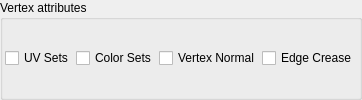
                  <widget class="QGroupBox" name="pointAttrib_gb">
                   <property name="toolTip">
                    <string>Vertex Atributes</string>
                   </property>
                   <property name="title">
                    <string>Vertex attributes</string>
                   </property>
                   <layout class="QVBoxLayout" name="verticalLayout_13">
                    <property name="spacing">
                     <number>2</number>
                    </property>
                    <property name="margin">
                     <number>2</number>
                    </property>
                    <item>
                     <layout class="QHBoxLayout" name="horizontalLayout_13" stretch="0,0,0,1">
                      <item>
                       <widget class="QCheckBox" name="exportUv_cb">
                        <property name="toolTip">
                         <string>&lt;!DOCTYPE HTML PUBLIC &quot;-//W3C//DTD HTML 4.0//EN&quot; &quot;http://www.w3.org/TR/REC-html40/strict.dtd&quot;&gt;
&lt;html&gt;&lt;head&gt;&lt;meta name=&quot;qrichtext&quot; content=&quot;1&quot; /&gt;&lt;style type=&quot;text/css&quot;&gt;
p, li { white-space: pre-wrap; }
&lt;/style&gt;&lt;/head&gt;&lt;body style=&quot; font-family:'MS Shell Dlg 2'; font-size:8.25pt; font-weight:400; font-style:normal;&quot;&gt;
&lt;p style=&quot; margin-top:0px; margin-bottom:0px; margin-left:0px; margin-right:0px; -qt-block-indent:0; text-indent:0px;&quot;&gt;&lt;span style=&quot; font-size:8pt;&quot;&gt;Export uv as vertex attribute.&lt;/span&gt;&lt;/p&gt;
&lt;p style=&quot; margin-top:0px; margin-bottom:0px; margin-left:0px; margin-right:0px; -qt-block-indent:0; text-indent:0px;&quot;&gt;&lt;span style=&quot; font-size:8pt;&quot;&gt;attrib: &lt;/span&gt;&lt;span style=&quot; font-size:8pt; font-weight:600;&quot;&gt;uv&lt;/span&gt;&lt;/p&gt;
&lt;p style=&quot; margin-top:0px; margin-bottom:0px; margin-left:0px; margin-right:0px; -qt-block-indent:0; text-indent:0px;&quot;&gt;&lt;span style=&quot; font-size:8pt;&quot;&gt;type: vector3&lt;/span&gt;&lt;/p&gt;
&lt;p style=&quot; margin-top:0px; margin-bottom:0px; margin-left:0px; margin-right:0px; -qt-block-indent:0; text-indent:0px;&quot;&gt;&lt;span style=&quot; font-size:8pt;&quot;&gt;(RMB to select the method of naming)&lt;/span&gt;&lt;/p&gt;&lt;/body&gt;&lt;/html&gt;</string>
                        </property>
                        <property name="text">
                         <string>UV Sets</string>
                        </property>
                        <property name="checked">
                         <bool>false</bool>
                        </property>
                       </widget>
                      </item>
                      <item>
                       <widget class="QCheckBox" name="exportVertexColor_cb">
                        <property name="toolTip">
                         <string>&lt;!DOCTYPE HTML PUBLIC &quot;-//W3C//DTD HTML 4.0//EN&quot; &quot;http://www.w3.org/TR/REC-html40/strict.dtd&quot;&gt;
&lt;html&gt;&lt;head&gt;&lt;meta name=&quot;qrichtext&quot; content=&quot;1&quot; /&gt;&lt;style type=&quot;text/css&quot;&gt;
p, li { white-space: pre-wrap; }
&lt;/style&gt;&lt;/head&gt;&lt;body style=&quot; font-family:'MS Shell Dlg 2'; font-size:8.25pt; font-weight:400; font-style:normal;&quot;&gt;
&lt;p style=&quot; margin-top:0px; margin-bottom:0px; margin-left:0px; margin-right:0px; -qt-block-indent:0; text-indent:0px;&quot;&gt;&lt;span style=&quot; font-size:8pt;&quot;&gt;Export vertex color as vertex attribute.&lt;/span&gt;&lt;/p&gt;
&lt;p style=&quot; margin-top:0px; margin-bottom:0px; margin-left:0px; margin-right:0px; -qt-block-indent:0; text-indent:0px;&quot;&gt;&lt;span style=&quot; font-size:8pt;&quot;&gt;attrib: &lt;/span&gt;&lt;span style=&quot; font-size:8pt; font-weight:600;&quot;&gt;Cd&lt;/span&gt;&lt;/p&gt;
&lt;p style=&quot; margin-top:0px; margin-bottom:0px; margin-left:0px; margin-right:0px; -qt-block-indent:0; text-indent:0px;&quot;&gt;&lt;span style=&quot; font-size:8pt;&quot;&gt;type: vector3&lt;/span&gt;&lt;/p&gt;
&lt;p style=&quot; margin-top:0px; margin-bottom:0px; margin-left:0px; margin-right:0px; -qt-block-indent:0; text-indent:0px;&quot;&gt;&lt;span style=&quot; font-size:8pt;&quot;&gt;(RMB to select the method of naming)&lt;/span&gt;&lt;/p&gt;&lt;/body&gt;&lt;/html&gt;</string>
                        </property>
                        <property name="text">
                         <string>Color Sets</string>
                        </property>
                       </widget>
                      </item>
                      <item>
                       <widget class="QCheckBox" name="exportVerNorm_cb">
                        <property name="toolTip">
                         <string>&lt;!DOCTYPE HTML PUBLIC &quot;-//W3C//DTD HTML 4.0//EN&quot; &quot;http://www.w3.org/TR/REC-html40/strict.dtd&quot;&gt;
&lt;html&gt;&lt;head&gt;&lt;meta name=&quot;qrichtext&quot; content=&quot;1&quot; /&gt;&lt;style type=&quot;text/css&quot;&gt;
p, li { white-space: pre-wrap; }
&lt;/style&gt;&lt;/head&gt;&lt;body style=&quot; font-family:'MS Shell Dlg 2'; font-size:8.25pt; font-weight:400; font-style:normal;&quot;&gt;
&lt;p style=&quot; margin-top:0px; margin-bottom:0px; margin-left:0px; margin-right:0px; -qt-block-indent:0; text-indent:0px;&quot;&gt;&lt;span style=&quot; font-size:8pt;&quot;&gt;Export normals as vertex attribute (hard-soft edges).&lt;/span&gt;&lt;/p&gt;
&lt;p style=&quot; margin-top:0px; margin-bottom:0px; margin-left:0px; margin-right:0px; -qt-block-indent:0; text-indent:0px;&quot;&gt;&lt;span style=&quot; font-size:8pt;&quot;&gt;attrib: &lt;/span&gt;&lt;span style=&quot; font-size:8pt; font-weight:600;&quot;&gt;N&lt;/span&gt;&lt;/p&gt;
&lt;p style=&quot; margin-top:0px; margin-bottom:0px; margin-left:0px; margin-right:0px; -qt-block-indent:0; text-indent:0px;&quot;&gt;&lt;span style=&quot; font-size:8pt;&quot;&gt;type: vector3&lt;/span&gt;&lt;/p&gt;&lt;/body&gt;&lt;/html&gt;</string>
                        </property>
                        <property name="text">
                         <string>Vertex Normal</string>
                        </property>
                        <property name="checked">
                         <bool>false</bool>
                        </property>
                       </widget>
                      </item>
                      <item>
                       <widget class="QCheckBox" name="exportCrease_cb">
                        <property name="toolTip">
                         <string>&lt;!DOCTYPE HTML PUBLIC &quot;-//W3C//DTD HTML 4.0//EN&quot; &quot;http://www.w3.org/TR/REC-html40/strict.dtd&quot;&gt;
&lt;html&gt;&lt;head&gt;&lt;meta name=&quot;qrichtext&quot; content=&quot;1&quot; /&gt;&lt;style type=&quot;text/css&quot;&gt;
p, li { white-space: pre-wrap; }
&lt;/style&gt;&lt;/head&gt;&lt;body style=&quot; font-family:'MS Shell Dlg 2'; font-size:8.25pt; font-weight:400; font-style:normal;&quot;&gt;
&lt;p style=&quot; margin-top:0px; margin-bottom:0px; margin-left:0px; margin-right:0px; -qt-block-indent:0; text-indent:0px;&quot;&gt;&lt;span style=&quot; font-size:8pt;&quot;&gt;Export edge crease as vertex attribute.&lt;/span&gt;&lt;/p&gt;
&lt;p style=&quot; margin-top:0px; margin-bottom:0px; margin-left:0px; margin-right:0px; -qt-block-indent:0; text-indent:0px;&quot;&gt;&lt;span style=&quot; font-size:8pt;&quot;&gt;attrib: &lt;/span&gt;&lt;span style=&quot; font-size:8pt; font-weight:600;&quot;&gt;creaseweight&lt;/span&gt;&lt;/p&gt;
&lt;p style=&quot; margin-top:0px; margin-bottom:0px; margin-left:0px; margin-right:0px; -qt-block-indent:0; text-indent:0px;&quot;&gt;&lt;span style=&quot; font-size:8pt;&quot;&gt;type: float&lt;/span&gt;&lt;/p&gt;&lt;/body&gt;&lt;/html&gt;</string>
                        </property>
                        <property name="text">
                         <string>Edge Crease</string>
                        </property>
                       </widget>
                      </item>
                     </layout>
                    </item>
                   </layout>
                  </widget>
